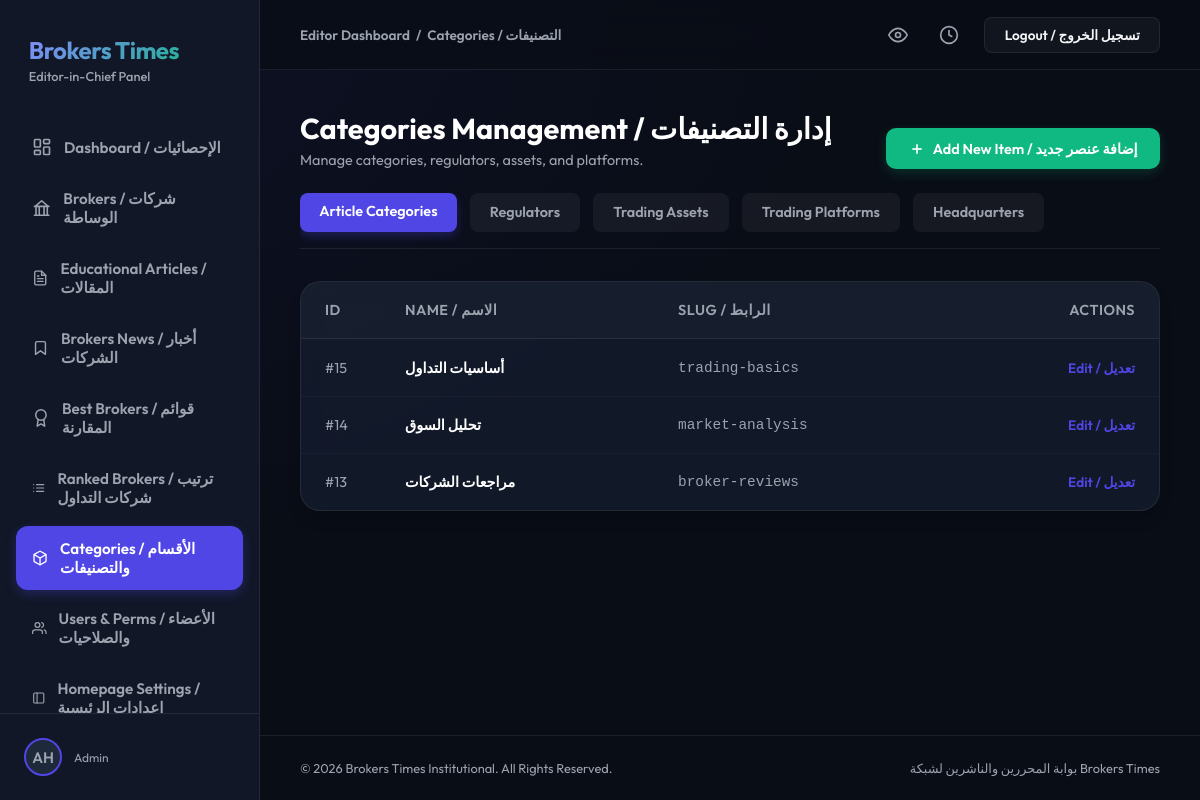
The app's page /dashboard/categories/ (signed in) with its own data.
### users/models.py (models this page shows, shortened)
class CustomUser(AbstractUser):
    ROLE_CHOICES = [
        ('admin', 'Admin'),
        ('editor', 'Editor'),
        ('writer', 'Writer'),
        ('user', 'Standard User'),
    ]
    PREFERRED_LANGUAGE_CHOICES = [
        ('ar', 'العربية'),
        ('en', 'English'),
    ]
    role = models.CharField(max_length=20, choices=ROLE_CHOICES, default='user')
    preferred_language = models.CharField(max_length=5, choices=PREFERRED_LANGUAGE_CHOICES, default='ar')
    bio = models.TextField(blank=True)
    avatar = models.ImageField(upload_to='avatars/', blank=True, null=True)
    facebook_url = models.URLField(max_length=500, blank=True, null=True)
    linkedin_url = models.URLField(max_length=500, blank=True, null=True)
    class Meta:
        permissions = [
            ("can_publish", "Can publish articles/brokers"),
            ("can_edit", "Can edit articles/brokers"),
            ("can_manage_brokers", "Can manage brokers"),
        ]

### categories/models.py (models this page shows, shortened)
class Category(models.Model):
    name = models.CharField(max_length=100)
    slug = models.SlugField(max_length=100, unique=True, blank=True)
    class Meta:
        verbose_name_plural = "Categories"

### users/views.py (the view)
# urls.py: path('dashboard/categories/', DashboardCategoriesView.as_view(), name='dashboard_categories'),
class DashboardCategoriesView(LoginRequiredMixin, UserPassesTestMixin, TemplateView):
    template_name = 'dashboard/categories.html'
    def test_func(self):
        return self.request.user.is_superuser
    def get_context_data(self, **kwargs):
        context = super().get_context_data(**kwargs)
        model_name = self.request.GET.get('type', 'category')
        Model = get_category_model(model_name)
        context['items'] = Model.objects.all().order_by('-id')
        context['current_type'] = model_name
        return context

### users/views.py (called while the page is built)
def get_category_model(model_name):
    models_map = {
        'category': Category,
        'regulator': Regulator,
        'financial_asset': FinancialAsset,
        'trading_platform': TradingPlatform,
        'headquarters': Headquarters,
        'deposit_limit': DepositLimit,
        'islamic_account': IslamicAccount
    }
    return models_map.get(model_name, Category)

### users/templates/dashboard/categories.html (shortened to what this page needs)
{% extends 'dashboard/base.html' %}
{% block nav_categories %}active{% endblock %}
{% block section_name %}Categories / التصنيفات{% endblock %}
{% block content %}
<div class="page-header-container">
    <div class="page-title-area">
        <h1>Categories Management / إدارة التصنيفات</h1>
        <p>Manage categories, regulators, assets, and platforms.</p>
    </div>
    <a href="{% url 'dashboard_categories_add' %}?type={{ current_type }}" class="btn-action">
        <svg viewBox="0 0 24 24"><line x1="12" y1="5" x2="12" y2="19"></line><line x1="5" y1="12" x2="19" y2="12"></line></svg>
        <span>Add New Item / إضافة عنصر جديد</span>
    </a>
</div>
<div class="dashboard-tabs">
    <a href="?type=category" class="tab-btn {% if current_type == 'category' %}active{% else %}inactive{% endif %}">Article Categories</a>
    <a href="?type=regulator" class="tab-btn {% if current_type == 'regulator' %}active{% else %}inactive{% endif %}">Regulators</a>
    <a href="?type=financial_asset" class="tab-btn {% if current_type == 'financial_asset' %}active{% else %}inactive{% endif %}">Trading Assets</a>
    <a href="?type=trading_platform" class="tab-btn {% if current_type == 'trading_platform' %}active{% else %}inactive{% endif %}">Trading Platforms</a>
    <a href="?type=headquarters" class="tab-btn {% if current_type == 'headquarters' %}active{% else %}inactive{% endif %}">Headquarters</a>
</div>
<div class="table-container">
    <div class="table-responsive">
        <table class="data-table">
            <thead>
                <tr>
                    <th style="width: 80px;">ID</th>
                    <th>Name / الاسم</th>
                    <th>Slug / الرابط</th>
                    <th style="text-align: right;">Actions</th>
                </tr>
            </thead>
            <tbody>
                {% for item in items %}
                <tr>
                    <td style="color: var(--text-muted);">#{{ item.id }}</td>
                    <td style="font-weight: 600; color: white;">{{ item.name }}</td>
                    <td style="color: var(--text-muted); font-family: monospace;">{{ item.slug }}</td>
                    <td style="text-align: right;">
                        <a href="{% url 'dashboard_categories_edit' item.id %}?type={{ current_type }}" class="btn-edit-inline">Edit / تعديل</a>
                    </td>
                </tr>
                {% endfor %}
            </tbody>
        </table>
    </div>
</div>
{% endblock %}

### users/templates/dashboard/base.html (shortened to what this page needs)
<!DOCTYPE html>
<html lang="en">
<head>
</head>
<body>
    <div class="sidebar">
        <div class="sidebar-brand">
            <span class="brand-name">Brokers Times</span>
            <span class="brand-sub">Editor-in-Chief Panel</span>
        </div>
        <ul class="sidebar-menu">
            <li class="menu-item {% block nav_dashboard %}{% endblock %}">
                <a href="{% url 'dashboard' %}">
                    <svg viewBox="0 0 24 24"><rect x="3" y="3" width="7" height="9" rx="1"></rect><rect x="14" y="3" width="7" height="5" rx="1"></rect><rect x="14" y="12" width="7" height="9" rx="1"></rect><rect x="3" y="16" width="7" height="5" rx="1"></rect></svg>
                    <span>Dashboard / الإحصائيات</span>
                </a>
            </li>
            <li class="menu-item {% block nav_brokers %}{% endblock %}">
                <a href="{% url 'dashboard_brokers' %}">
                    <svg viewBox="0 0 24 24"><path d="M3 21h18M3 10h18M5 10v11M19 10v11M9 10v11M15 10v11M4 10h16L12 3z"></path></svg>
                    <span>Brokers / شركات الوساطة</span>
                </a>
            </li>
            <li class="menu-item {% block nav_articles %}{% endblock %}">
                <a href="{% url 'dashboard_articles' %}">
                    Educational Articles / المقالات
                </a>
            </li>
            <li class="menu-item {% block nav_news %}{% endblock %}">
                <a href="{% url 'dashboard_news' %}">
                    <svg viewBox="0 0 24 24" width="20" height="20" fill="none" stroke="currentColor" stroke-width="2" stroke-linecap="round" stroke-linejoin="round"><path d="M19 21l-7-5-7 5V5a2 2 0 0 1 2-2h10a2 2 0 0 1 2 2z"></path></svg>
                    Brokers News / أخبار الشركات
                </a>
            </li>
            <li class="menu-item {% block nav_best_brokers %}{% endblock %}">
                <a href="{% url 'dashboard_best_brokers' %}">
                    <svg viewBox="0 0 24 24"><circle cx="12" cy="8" r="7"></circle><polyline points="8.21 13.89 7 23 12 20 17 23 15.79 13.88"></polyline></svg>
                    <span>Best Brokers / قوائم المقارنة</span>
                </a>
            </li>
            <li class="menu-item {% block nav_ranked_brokers %}{% endblock %}">
                <a href="{% url 'dashboard_ranked_brokers' %}">
                    <span>Ranked Brokers / ترتيب شركات التداول</span>
                </a>
            </li>
            {% if user.role == 'admin' or user.is_superuser or user.is_staff %}
            <li class="menu-item {% block nav_categories %}{% endblock %}">
                <a href="{% url 'dashboard_categories' %}">
                    <span>Categories / الأقسام والتصنيفات</span>
                </a>
            </li>
            <li class="menu-item {% block nav_users %}{% endblock %}">
                <a href="{% url 'dashboard_users' %}">
                    <svg viewBox="0 0 24 24"><path d="M17 21v-2a4 4 0 0 0-4-4H5a4 4 0 0 0-4 4v2"></path><circle cx="9" cy="7" r="4"></circle><path d="M23 21v-2a4 4 0 0 0-3-3.87"></path><path d="M16 3.13a4 4 0 0 1 0 7.75"></path></svg>
                    <span>Users & Perms / الأعضاء والصلاحيات</span>
                </a>
            </li>
            <li class="menu-item {% block nav_homepage_settings %}{% endblock %}">
                <a href="{% url 'dashboard_homepage_settings' %}">
                    <svg viewBox="0 0 24 24"><rect x="3" y="3" width="18" height="18" rx="2" ry="2"></rect><line x1="9" y1="3" x2="9" y2="21"></line></svg>
                    <span>Homepage Settings / إعدادات الرئيسية</span>
                </a>
            </li>
            {% endif %}
        </ul>
        <div class="sidebar-footer">
            <div class="user-avatar-small">
                {% if user.avatar %}
                    <img src="{{ user.avatar.url }}" alt="Avatar">
                {% else %}
                    <span class="user-avatar-placeholder">{{ user.username|slice:":2" }}</span>
                {% endif %}
            </div>
            <div class="user-info">
                <span class="user-role">{{ user.get_role_display }}</span>
            </div>
        </div>
    </div>
    <div class="main-panel">
        <div class="topbar">
            <div class="breadcrumbs">
                <span>Editor Dashboard</span>
                <span>/</span>
                <span>{% block section_name %}Home{% endblock %}</span>
            </div>
            <div class="topbar-actions">
                <button class="action-icon-btn" title="View Portal">
                    <svg viewBox="0 0 24 24"><path d="M1 12s4-8 11-8 11 8 11 8-4 8-11 8-11-8-11-8z"></path><circle cx="12" cy="12" r="3"></circle></svg>
                </button>
                <button class="action-icon-btn" title="Recent History">
                    <svg viewBox="0 0 24 24"><circle cx="12" cy="12" r="10"></circle><polyline points="12 6 12 12 16 14"></polyline></svg>
                </button>
                <a href="{% url 'logout' %}" class="btn-top btn-top-secondary">Logout / تسجيل الخروج</a>
            </div>
        </div>
        <div class="content-body">
            {% block content %}{% endblock %}
        </div>
        <div class="footer">
            <span>&copy; 2026 Brokers Times Institutional. All Rights Reserved.</span>
            <span>بوابة المحررين والناشرين لشبكة Brokers Times</span>
        </div>
    </div>
</body>
</html>

### users/templates/dashboard/base.html (style rules this page uses)
:root { --bg-color: #090d16; --sidebar-bg: #111726; --card-bg: rgba(22, 30, 49, 0.7); --primary: #4f46e5; --primary-hover: #4338ca; --accent: #10b981; --text-color: #f3f4f6; --text-muted: #9ca3af; --border-color: rgba(255, 255, 255, 0.08); --danger: #ef4444; }
* { box-sizing: border-box; margin: 0; padding: 0; }
body { background-color: var(--bg-color); background-image: radial-gradient(at 0% 0%, rgba(79, 70, 229, 0.08) 0px, transparent 50%); color: var(--text-color); font-family: 'Outfit', 'Cairo', sans-serif; min-height: 100vh; display: flex; }
.sidebar { width: 260px; background-color: var(--sidebar-bg); border-right: 1px solid var(--border-color); display: flex; flex-direction: column; position: fixed; height: 100vh; top: 0; left: 0; z-index: 10; }
.sidebar-brand { padding: 2.2rem 1.8rem 1rem; display: flex; flex-direction: column; }
.brand-name { font-size: 1.5rem; font-weight: 700; letter-spacing: -0.5px; background: linear-gradient(135deg, #818cf8, var(--accent)); -webkit-background-clip: text; -webkit-text-fill-color: transparent; }
.brand-sub { font-size: 0.8rem; color: var(--text-muted); margin-top: 0.2rem; font-weight: 500; }
.sidebar-menu { list-style: none; padding: 1.5rem 1rem; display: flex; flex-direction: column; gap: 0.4rem; flex: 1; overflow-y: auto; }
.menu-item a { display: flex; align-items: center; padding: 0.8rem 1rem; color: var(--text-muted); text-decoration: none; border-radius: 12px; font-size: 0.95rem; font-weight: 600; transition: all 0.3s ease; gap: 12px; }
.menu-item a svg { width: 20px; height: 20px; fill: none; stroke: currentColor; stroke-width: 2; stroke-linecap: round; stroke-linejoin: round; transition: stroke 0.3s ease; }
.menu-item.active a { color: white; background: var(--primary); box-shadow: 0 4px 12px rgba(79, 70, 229, 0.3); }
.menu-item.active a svg { stroke: white; }
.sidebar-footer { padding: 1.5rem; border-top: 1px solid var(--border-color); display: flex; align-items: center; gap: 12px; }
.user-avatar-small { width: 38px; height: 38px; border-radius: 50%; overflow: hidden; background: #1e293b; display: flex; align-items: center; justify-content: center; border: 2px solid var(--primary); }
.user-avatar-placeholder { font-size: 0.95rem; font-weight: 600; color: var(--text-muted); text-transform: uppercase; }
.user-info { display: flex; flex-direction: column; overflow: hidden; }
.user-role { font-size: 0.75rem; color: var(--text-muted); }
.main-panel { margin-left: 260px; flex: 1; display: flex; flex-direction: column; min-height: 100vh; position: relative; }
.topbar { height: 70px; background: rgba(9, 13, 22, 0.7); backdrop-filter: blur(12px); border-bottom: 1px solid var(--border-color); display: flex; align-items: center; justify-content: space-between; padding: 0 2.5rem; position: sticky; top: 0; z-index: 9; }
.breadcrumbs { font-size: 0.85rem; font-weight: 600; color: var(--text-muted); display: flex; align-items: center; gap: 6px; }
.topbar-actions { display: flex; align-items: center; gap: 1.2rem; }
.action-icon-btn { background: none; border: none; color: var(--text-muted); cursor: pointer; display: flex; align-items: center; justify-content: center; padding: 6px; border-radius: 8px; transition: all 0.3s ease; }
.action-icon-btn svg { width: 20px; height: 20px; fill: none; stroke: currentColor; stroke-width: 2; }
.btn-top { padding: 0.5rem 1.2rem; border-radius: 8px; font-size: 0.85rem; font-weight: 600; cursor: pointer; transition: all 0.3s ease; text-decoration: none; display: inline-flex; align-items: center; }
.btn-top-secondary { background: rgba(255, 255, 255, 0.04); color: var(--text-color); border: 1px solid var(--border-color); }
.content-body { padding: 2.5rem; flex: 1; }
.footer { padding: 1.5rem 2.5rem; border-top: 1px solid var(--border-color); font-size: 0.8rem; color: var(--text-muted); display: flex; justify-content: space-between; align-items: center; }

### records on screen
CustomUser: username "AH", role "Admin"
Category: id "15", name "أساسيات التداول", slug "trading-basics"
Category: id "14", name "تحليل السوق", slug "market-analysis"
Category: id "13", name "مراجعات الشركات", slug "broker-reviews"
